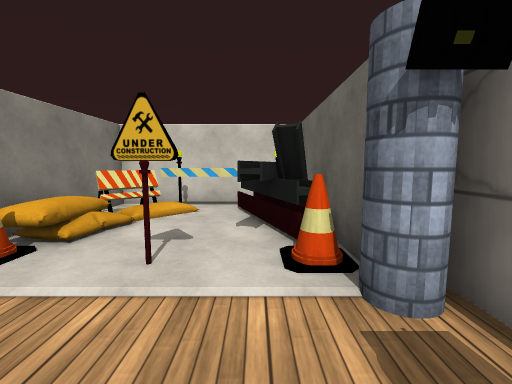
view 1 (above)

16 first-person views from a walk through a scene from a Unity 3-D project. The camera is 1.4 m above the floor, tilts 6° down and sees 90° across. The floor is counted in squares, 1 m on a side. Each view is taken from the middle of a square. On the plan, view 1 faces up. The plan holds only what a view shows up to about 13 squares ahead; the rest is blank. The place goes on beyond the plan. The player is left out. Some surface patterns are stand-ins.

view 2
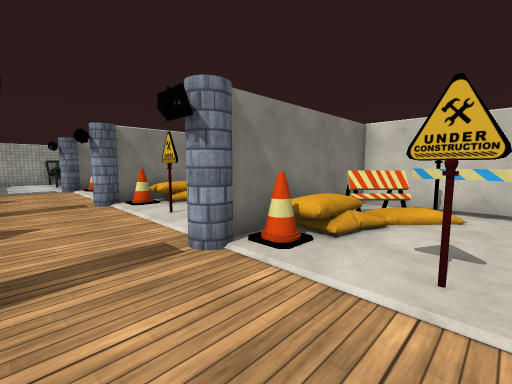

view 3
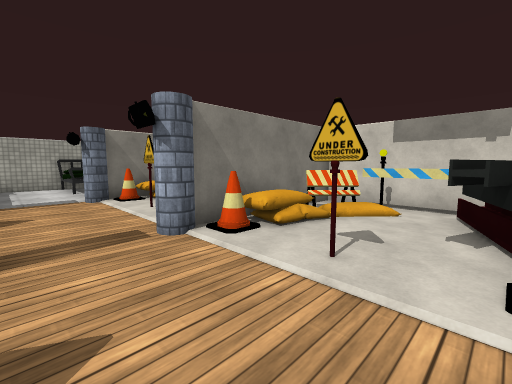

view 4
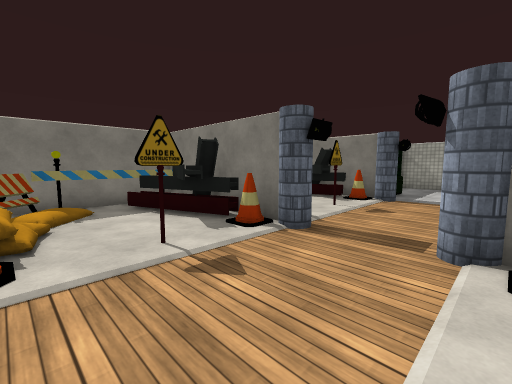

view 5
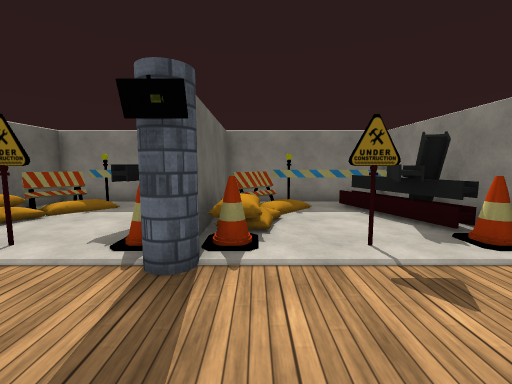

view 6
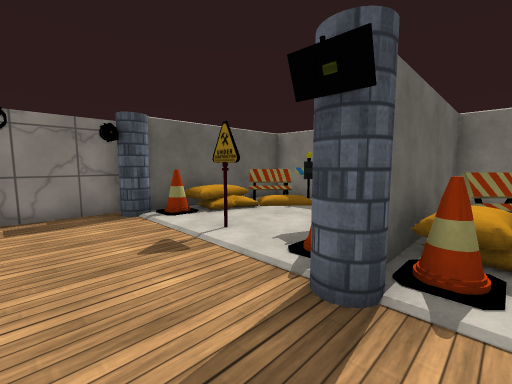

view 7
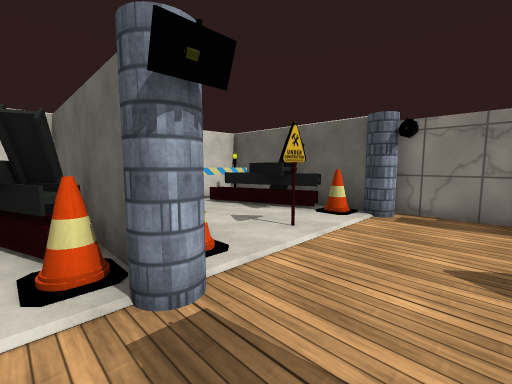

view 8
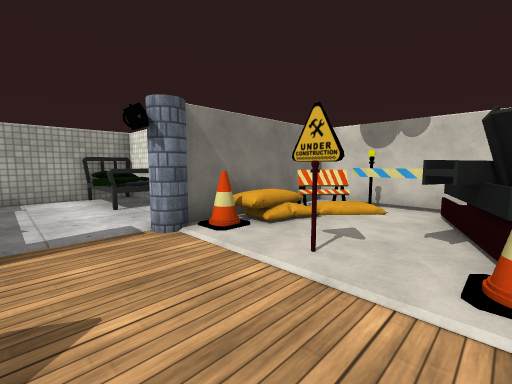

view 9
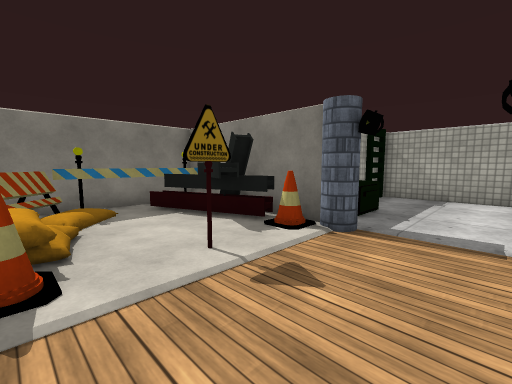

view 10
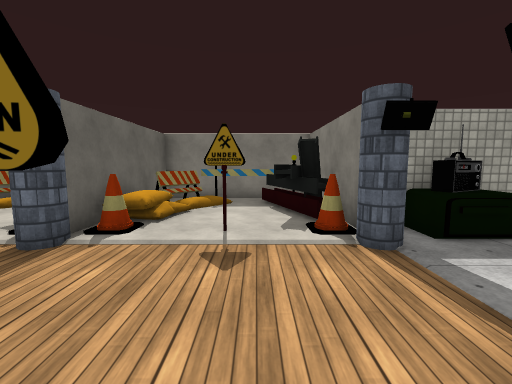

view 11
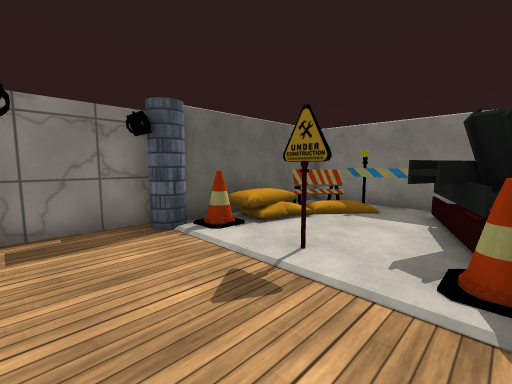

view 12
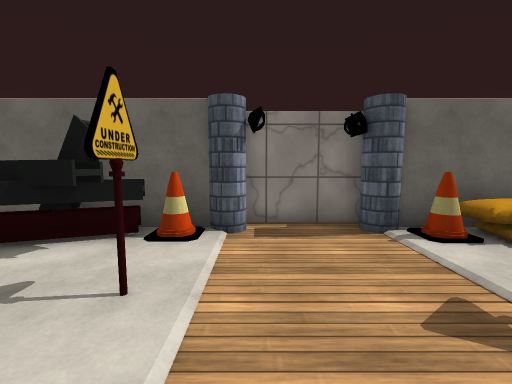

view 13
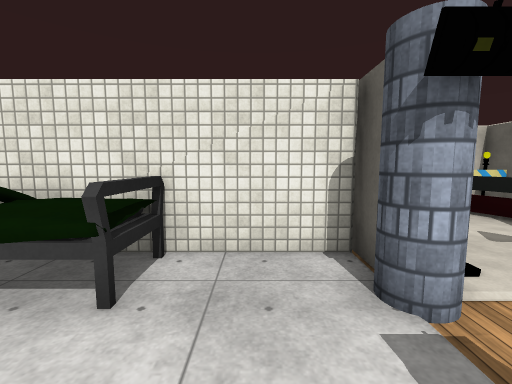

view 14
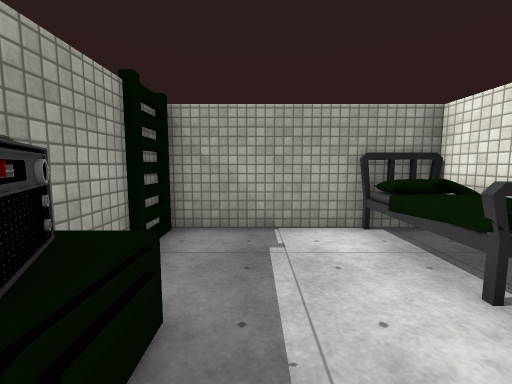

view 15
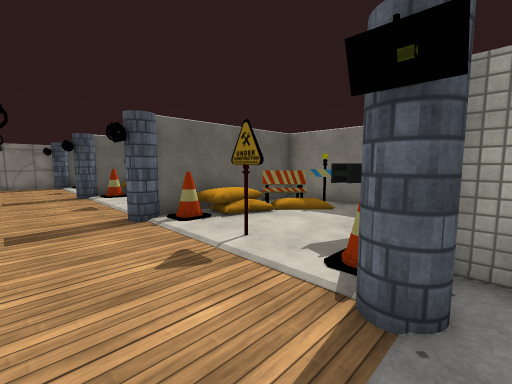

view 16
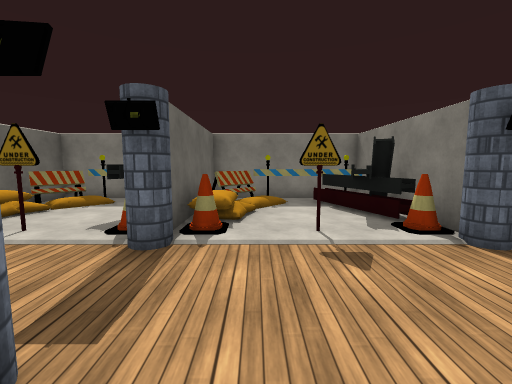

### Floor plan
Key: @ floor where view 1 was taken; # wall or solid block; . floor; ^ raised ledge; O other object.
Columns run from 24 left of view 1 to 2 right of it. Each row starts with its distance up from view 1.
  9        ###################O
  8        OOOOOOOOOOO O.OOOOO
  7        OOO OOOOO  OOOO  OO
  6        OO   OOO   OO    OO
  5        OO  OOOO   OOO   OO
  4 ##^^###OO. .OOO    OO    OO
  3 #^^^...O..O..O..O..O..OO.OO
  2 #......#.....#.....#......#
  1 #.........................#
  0 #.......................@.#
 -1 #...##.O.OO..O..O..O..O..OO
 -2 #######O    OOO   OOO    OO
 -3        OO   OOOO  OOOO   O
 -4        OO    OO   OOOO   O
 -5        OO  OOOOO  OO O  OO
 -6        OOOOOOOOOOOOO OOOOO
 -7        OOOOOOO#OOOOO OOOOO

Where each view was taken, in squares from view 1:
view 1: 0 up, 0 right, facing up
view 2: 0 up, 1 left, facing up-left
view 3: 0 up, 6 left, facing up-left
view 4: 3 up, 6 left, facing down-left
view 5: 3 up, 6 left, facing down
view 6: 2 up, 6 left, facing down-right
view 7: 0 up, 6 left, facing up-right
view 8: 0 up, 12 left, facing up-left
view 9: 2 up, 12 left, facing down-left
view 10: 4 up, 15 left, facing down
view 11: 2 up, 4 left, facing down-right
view 12: 2 up, 4 left, facing right
view 13: 0 up, 19 left, facing up
view 14: 0 up, 18 left, facing left
view 15: 2 up, 18 left, facing down-right
view 16: 4 up, 13 left, facing down
